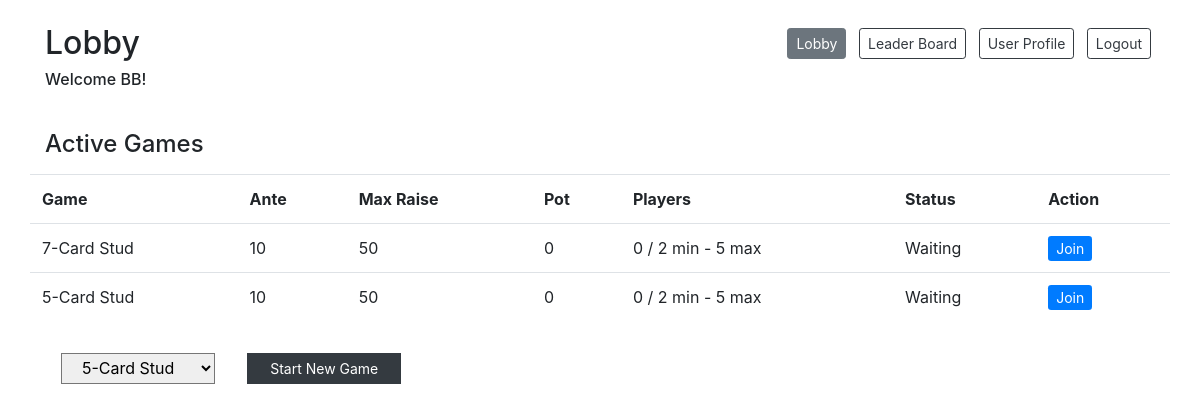
Page /lobby (signed in) on the committed database.
### models.py (models this page shows)
class User(db.Model):
    __tablename__ = "users"
    id = db.Column(db.Integer, primary_key=True)
    user_name = db.Column(db.String(255))
    email = db.Column(db.String(255))
    password = db.Column(db.String(255))
    balance = db.Column(db.Integer)
    photo = db.Column(db.BLOB)
    wins = db.Column(db.Integer)
    losses = db.Column(db.Integer)
    current_game_id = db.Column(db.Integer, db.ForeignKey("games.id"), nullable=True)  # is null if not currently in a game
    current_game = db.relationship("Game", foreign_keys=[current_game_id], backref="game_users")
    created_at = db.Column(db.DateTime, server_default=func.now())
    updated_at = db.Column(db.DateTime, server_default=func.now(), onupdate=func.now())

class Game(db.Model):
    __tablename__ = "games"
    id = db.Column(db.Integer, primary_key=True)
    game_type_id = db.Column(db.Integer, db.ForeignKey("game_types.id"), nullable=True)
    game_type = db.relationship("GameType", foreign_keys=[game_type_id], backref="gametype_games")
    game_status = db.Column(db.Integer)  # 0: waiting, 1: playing, 2: completed
    pot = db.Column(db.Integer)
    current_turn = db.Column(db.Integer)
    starting_turn = db.Column(db.Integer)
    current_bet = db.Column(db.Integer)
    betting = db.Column(db.Boolean, unique=False, default=False) # 0: done with betting round, # 1: betting round
    round_num = db.Column(db.Integer)  # number of rounds of cards dealt
    num_players = db.Column(db.Integer)
    created_at = db.Column(db.DateTime, server_default=func.now())
    updated_at = db.Column(db.DateTime, server_default=func.now(), onupdate=func.now())

class GameType(db.Model):
    __tablename__ = "game_types"
    id = db.Column(db.Integer, primary_key=True)
    game_name = db.Column(db.String(255))
    time_limit = db.Column(db.Integer)
    min_players = db.Column(db.Integer)
    max_players = db.Column(db.Integer)
    ante = db.Column(db.Integer)
    max_raise = db.Column(db.Integer)
    rounds = db.relationship("GameRound", back_populates="game_type")
    created_at = db.Column(db.DateTime, server_default=func.now())
    updated_at = db.Column(db.DateTime, server_default=func.now(), onupdate=func.now())

### controller.py (the view)
def lobby():
    if 'user_id' in session:
        user = getUser(session['user_id'])
        if user:
            if user.current_game_id:
                game = getGame(user.current_game_id)
                if game.game_status == 1:
                    return redirect('/card-table')
                elif game.game_status == 2:
                    removePlayerFromGame(user, user.current_game_id)
            games = getActiveGames()
            game_types = getGameTypes()
            return render_template('lobby.html', user = user, games = games, game_types = game_types)
    return redirect('/login-registration')

### utilities.py (called while the page is built)
def getUser(user_id):
    user = User.query.get(user_id)
    return user

def getActiveGames():
    active_games = Game.query.filter(or_(Game.game_status == 0, Game.game_status ==1)).all()
    return active_games  # return game info

def getGameTypes():
    game_types = GameType.query.all()
    return game_types  # return game types

### templates/lobby.html (shortened to what this page needs)
<!DOCTYPE html>
<html lang="en">
<head>
    <link href="https://stackpath.bootstrapcdn.com/bootstrap/4.4.1/css/bootstrap.min.css" rel="stylesheet">
    <script src="https://cdnjs.cloudflare.com/ajax/libs/socket.io/1.7.3/socket.io.min.js"></script></head>
</head>
<body>
    <div class="container bg-white">
        <div class="row justify-content-between mt-4 mb-2">
            <div class="col-auto">
                <h2>Lobby</h2>
                <h6>Welcome {{user.user_name}}!</h6>
            </div>
            <div class="col-auto">
                <a href="#" class="inactive col-auto btn btn-secondary btn-sm mx-1 mt-1 mb-3">Lobby</a>
                <a href="/leaderboard" class="col-auto btn btn-outline-dark btn-sm mx-1 mt-1 mb-3">Leader Board</a>
                <a href="/user-profile" class="col-auto btn btn-outline-dark btn-sm mx-1 mt-1 mb-3">User Profile</a>
                <a href="/logout-action" class="col-auto btn btn-outline-dark btn-sm mx-1 mt-1 mb-3">Logout</a>
            </div>
        </div>
        <div class="row pt-4">
            <h4 class="col-12 pb-2">Active Games</h4>
            {% if games %}
            <table class="table table-fixed text-left table-hover">
                <tr>
                    <th>Game</th>
                    <th>Ante</th>
                    <th>Max Raise</th>
                    <th>Pot</th>
                    <th>Players</th>
                    <th>Status</th>
                    <th>Action</th>
                    {% for game in games %}
                            <td>{{game.game_type.game_name}}</td>
                            <td>{{game.game_type.ante}}</td>
                            <td>{{game.game_type.max_raise}}</td>
                            <td>{{game.pot}}</td>
                            <td>{{game.num_players}} / {{game.game_type.min_players}} min - {{game.game_type.max_players}} max</td>
                            {% if game.game_status == 0 or game.game_status == 1 %}
                                <td>Waiting</td>
                                {% if user.current_game_id == game.id %}
                                <td><a href="/lobby/leave-game/{{game.id}}" class="button btn-sm btn-primary">Leave</a></td>
                                {% elif not user.current_game_id: %}
                                <td><a href="/lobby/join-game/{{game.id}}" class="button btn-sm btn-primary">Join</a></td>
                                {% else %}
                                <td></td>
                                {% endif %}
                            {% else %}
                                <td>Playing</td>
                                <td></td>
                            {% endif %}
                        </tr>
                    {% endfor %}
            </table>
            {% else %}
            <h6>No active games</h6>
            {% endif %}
        </div>
        <form action="/lobby/new-game" method="post" class="col-5 pt-3">
            <div class="row">
                <select type="text" name="game_type_id" class="input-lg col-4 rounded-0 px-3 mx-3" required>
                    {% for game_type in game_types %}
                        <option value="{{game_type.id}}">{{game_type.game_name}}</option>
                    {% endfor %}
                </select>
                <button type="submit" class="col-4 btn btn-dark btn-sm btn-block rounded-0 ml-3">Start New Game</button>
            </div>
        </form>
    </div>
</body>
</html>

### rows in the picture
User: user_name "BB"
Game: game_type.game_name "7-Card Stud", game_type.ante "10", game_type.max_raise "50", pot "0", num_players "0", game_type.min_players "2", game_type.max_players "5"
Game: game_type.game_name "5-Card Stud", game_type.ante "10", game_type.max_raise "50", pot "0", num_players "0", game_type.min_players "2", game_type.max_players "5"

### other values in the picture
form field game_type_id "5-Card Stud"
